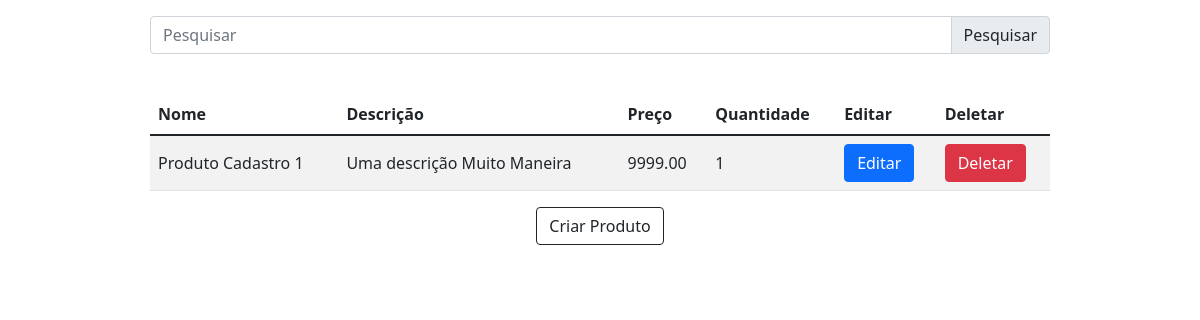
Before: / with the older database file.
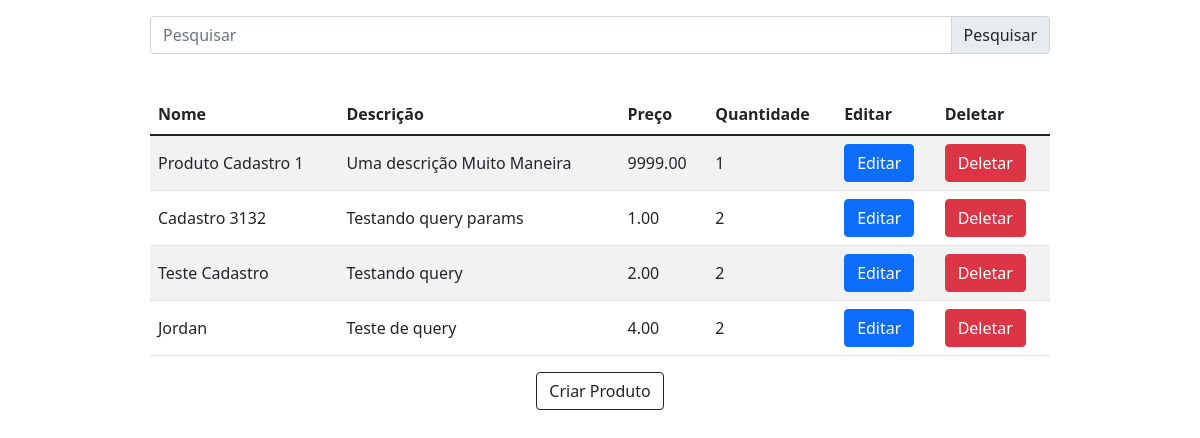
After: the same page with the newer database file.
### products/models.py (models this page shows, shortened)
class Product(models.Model):
    name = models.CharField(max_length=50)
    description = models.CharField(max_length=200)
    price = models.DecimalField(max_digits=9, decimal_places=2)
    quantity = models.IntegerField()

### products/views/views.py (the view)
# urls.py: path('', read_products, name='read_products'),
def read_products(request: WSGIRequest):
    render_lambda = lambda products: render(request, 'products.html', {'products':products})
    search_param = request.GET.get('search', None)
    if search_param:
        products = Product.objects.filter(name__contains=search_param)
    else:
        products = Product.objects.all()
    return render_lambda(products)

### products/templates/products.html (shortened to what this page needs)
<!DOCTYPE html>
<html lang="pt-br">
<head>
    <link href="https://cdn.jsdelivr.net/npm/bootstrap@5.1.3/dist/css/bootstrap.min.css" rel="stylesheet">
</head>
<body>
    <div class="root-input-group">
        <form method="GET" class="input-group contentAll">
            <input
                type="text"
                placeholder="Pesquisar"
                name="search"
                class="form-control"
            />
            <button type="submit" class="input-group-text search_input" id="inputGroup-sizing-sm">Pesquisar</button>
        </form>
    </div>
    <div class="table-root">
        <table class="table table-striped table-hover align-middle contentAll">
            <thead>
                <tr>
                    <th>Nome</th>
                    <th>Descrição</th>
                    <th>Preço</th>
                    <th>Quantidade</th>
                    <th>Editar</th>
                    <th>Deletar</th>
                </tr>
            </thead>
            <tbody>
                {% for product in products %}
                    <tr>
                        <td>{{ product.name }}</td>
                        <td>{{ product.description }}</td>
                        <td>{{ product.price }}</td>
                        <td>{{ product.quantity }}</td>
                        <td>
                            <a href="{% url 'update_products' product.id %}" class="btn btn-primary">Editar</a>
                        </td>
                        <td>
                            <a href="{% url 'delete_products' product.id %}" class="btn btn-danger">Deletar</a>
                        </td>
                    </tr>
                {% endfor %}
            </tbody>
        </table>
    </div>
    <div class="create-container">
        <a href="{% url 'create_products'%}" class="btn btn-outline-dark">Criar Produto</a>
    </div>
</body>
</html>

Changed rows visible on the page:
added Product: name "Cadastro 3132", description "Testando query params", price "1.00", quantity "2"
added Product: name "Teste Cadastro", description "Testando query", price "2.00", quantity "2"
added Product: name "Jordan", description "Teste de query", price "4.00", quantity "2"
